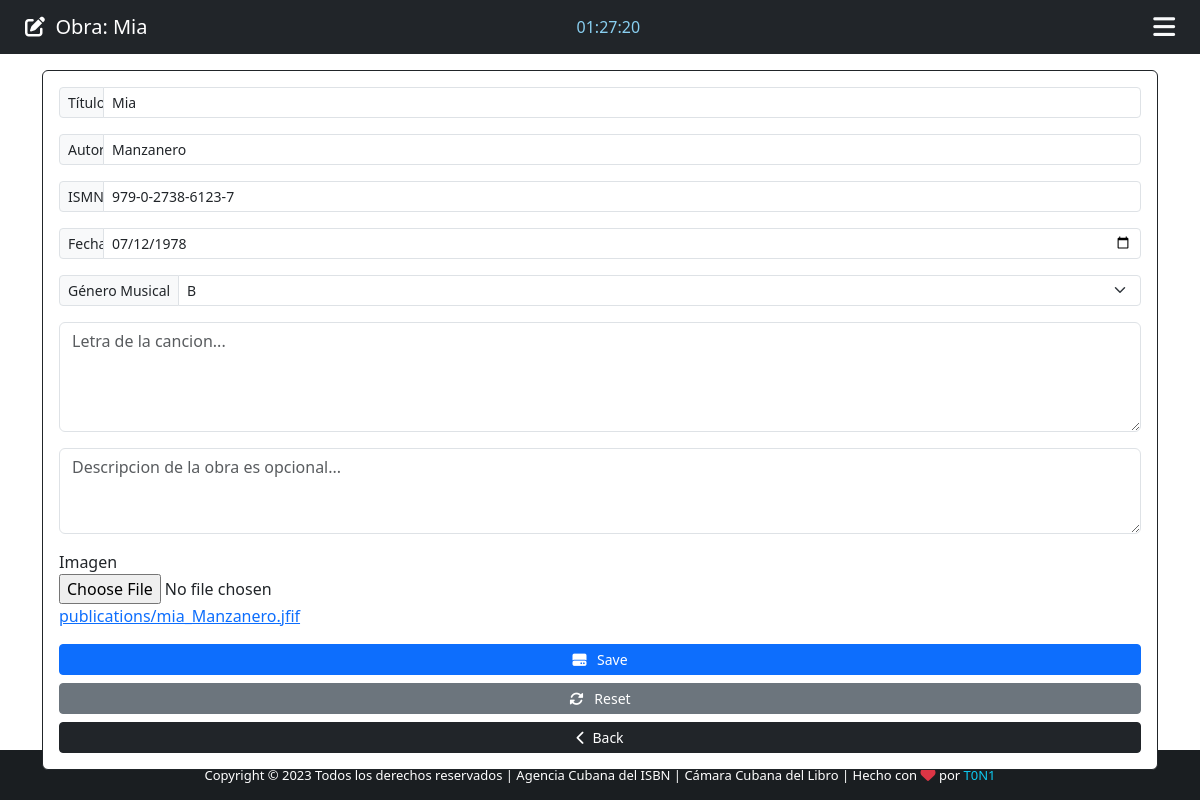
/musical_publication/2 (signed in), run on an earlier commit of the app's database.
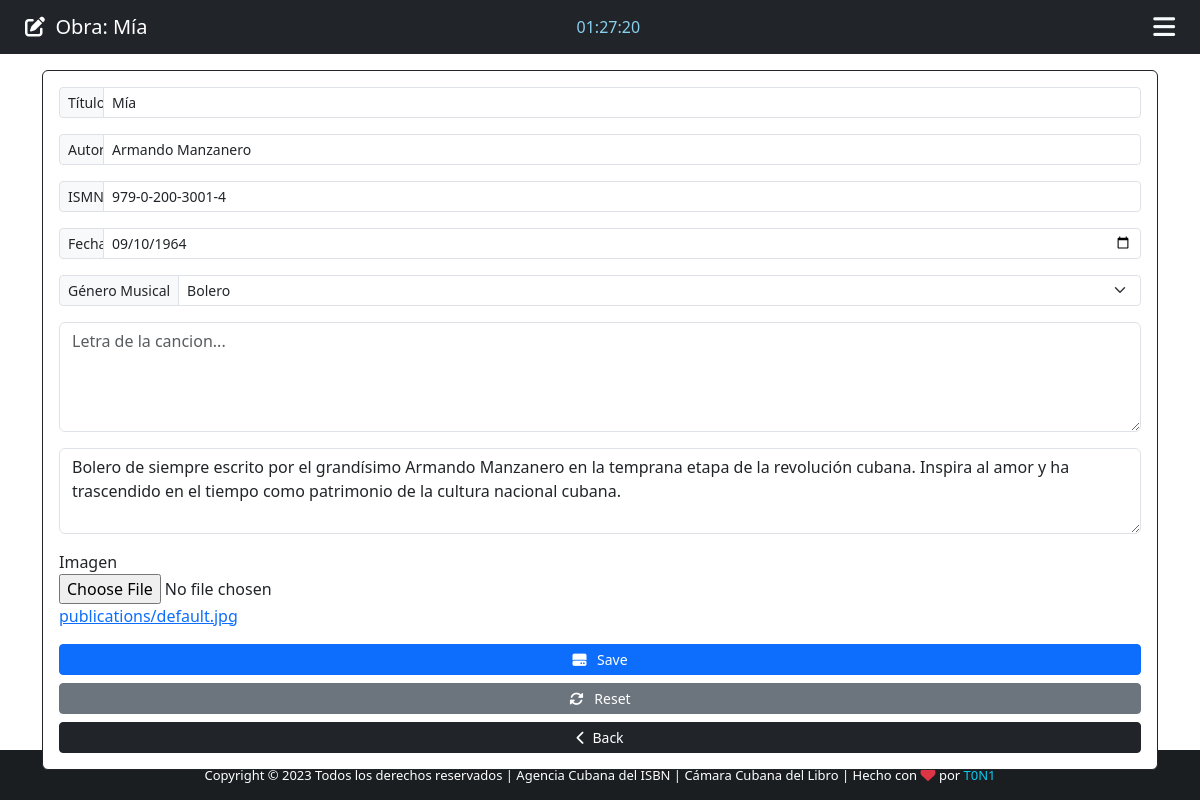
And on a later commit of the database.
### App/models.py (models this page shows, shortened)
class Musical_Publication(models.Model):
    BOLERO_GENDER = 'Bolero'
    POPULAR_BAILABLE_GENDER = 'Popular Bailable'
    MAMBO_GENDER = 'Mambo'
    CHACHACHA_GENDER = 'Chachacha'
    RUMBA_GENDER = 'Rumba'
    DANZON_GENDER = 'Danzón'
    MUSICAL_GENDER = [
        (BOLERO_GENDER, "BL"),
        (POPULAR_BAILABLE_GENDER, "PB"),
        (MAMBO_GENDER, "MB"),
        (CHACHACHA_GENDER, "CH"),
        (RUMBA_GENDER, "RB"),
        (DANZON_GENDER, "DZ"),
    ]
    id = models.IntegerField(primary_key=True)
    name = models.CharField(max_length=50)
    autor = models.CharField(max_length=100)
    editor = models.ForeignKey(Editor, on_delete=models.SET_NULL, null=True, blank=True)
    prefijo = models.OneToOneField(Prefijo, on_delete=models.PROTECT)
    ismn = models.CharField(max_length=20, unique=True)
    letra = models.FileField(upload_to="publications/letters")
    description = models.TextField(blank=True)
    imagen = models.ImageField(upload_to="publications", null=True, default="default.jpg")
    date_time = models.DateField()
    created_at = models.DateTimeField(auto_now_add=True)
    gender = models.CharField(max_length=100, null=True, choices=MUSICAL_GENDER)
    class Meta:
        verbose_name_plural = "publicaciones"

### App/views.py (the view)
# urls.py: path('musical_publication/<str:musical_publication_id>', views.musical_publication, name="edit_musical_publication"),
@cache_control(no_cache=True, must_revalidate=True, no_store=True)
@login_required(login_url="login")
def musical_publication(request, musical_publication_id):
    musical_publication = Musical_Publication.objects.get(id=musical_publication_id)
    if musical_publication:
        return render(request, "edit_publication.html", {"musical_publication": musical_publication})

### App/templates/edit_publication.html (shortened to what this page needs)
{% extends 'add_publication.html' %}
{% block navbar-content %}
    <i class="fas fa-edit"></i>&nbsp;&nbsp;Obra: {{ musical_publication.name }}
{% endblock navbar-content %}
{% block Action %} action="/edit_musical_publication/" {% endblock Action %}
{% block Value-name %} value = "{{ musical_publication.name }}" {% endblock Value-name %}
{% block Value-autor %} value = "{{ musical_publication.autor }}" {% endblock Value-autor %}
{% block Value-ismn %} value = "{{ musical_publication.ismn }}" {% endblock Value-ismn %}
{% block Value-date_time  %}{{ musical_publication.date_time | date:"Y-m-d" }}{% endblock Value-date_time %}
{% block Value-imagen %} <a href="/media/{{ musical_publication.imagen.name }}">{{ musical_publication.imagen.name }}</a>{% endblock Value-imagen %}
{% block option %} <option style="background-color: #d3d3d3; color: #0a6ebd; font-weight: bold"> {{ musical_publication.gender }} {% endblock %}
{% block Value-description %}{{ musical_publication.description }}{% endblock Value-description %}
{% block Btn-content %} <i class="fas fa-hdd">&nbsp;&nbsp;</i> Save {% endblock Btn-content %}
{% block Btn-reset %}
    <button type="reset" class="btn btn-secondary btn-sm"><i class="fas fa-sync-alt"></i>&nbsp;&nbsp; Reset</button>
 {% endblock Btn-reset %}

### App/templates/add_publication.html (shortened to what this page needs)
{% extends 'base.html' %}
{% block time %}
    <div class="col-sm">
        <span style="color: #89cff0; align-content: center" id="clock"></span>
    </div>
{% endblock time %}
{% block content %}
    <div class="container">
        <div class="row">
            <div class="col-md-12">
                <form {% block Action %} {% endblock Action %} method="POST" enctype="multipart/form-data" class="card p-3 border-dark mt-3">
                    <div class="input-group input-group-sm mb-3">
                        <span class="input-group-text side-label-form">Título</span>
                        <input type="text" class="form-control" maxlength="40" name="name" id="name" placeholder="Título de la obra" required {% block Value-name %}{% endblock Value-name %}>
                    </div>
                    <div class="input-group input-group-sm mb-3">
                        <span class="input-group-text side-label-form">Autor</span>
                        <input type="text" class="form-control" name="autor" id="autor" placeholder="Autor de la publicación" required {% block Value-autor %}{% endblock Value-autor %}>
                    </div>
                    <div class="input-group input-group-sm mb-3">
                        <span class="input-group-text side-label-form">ISMN</span>
                        <input type="text" class="form-control" maxlength="20" name="ismn" id="ismn" placeholder="International standart music number" required {% block Value-ismn %}{% endblock Value-ismn %}>
                    </div>
                    <div class="input-group input-group-sm mb-3">
                        <span class="input-group-text side-label-form">Fecha</span>
                        <input type="date" class="form-control" maxlength="20" name="date_time" id="date_time" placeholder="Fecha de creación de la obra" required value="{% block Value-date_time %}{% endblock Value-date_time %}">
                    </div>
                    <div class="input-group input-group-sm mb-3">
                        <label class="input-group-text ">Género Musical</label>
                        <select class="form-select" name="gender" id="gender" required>
                            {% block option %}{% endblock %}
                            <option disabled></option>
                        </select>
                    </div>
                    <div class="form-group mb-3">
                      <textarea class="form-control text-sm" name="letter_contain" maxlength="1000" id="letter_contain" rows="4" cols="6" placeholder="Letra de la cancion...">{% block Value-letter %}{% endblock Value-letter %}</textarea>
                    </div>
                    <div class="form-group mb-3">
                      <textarea class="form-control text-sm" name="description" maxlength="1000" id="letter_contain" rows="3" cols="5" placeholder="Descripcion de la obra es opcional...">{% block Value-description %}{% endblock Value-description %}</textarea>
                    </div>
                    <div id="div_id_imagen" class="form-group">
                        <label for="id_imagen">Imagen</label>
                        <div><input type="file" name="imagen" id="id_imagen" accept="image/*" class="clearable-file-input form-control-file"></div>{% block Value-imagen %}{% endblock Value-imagen%}
                    </div>
                    <div class="d-grid gap-2 mt-3">
                        <button type="submit" class="btn btn-primary btn-sm">
                            {% block Btn-content %} <i class="fas fa-plus">&nbsp;&nbsp;</i>Add {% endblock Btn-content %}
                        </button>
                        {% block Btn-reset %} {% endblock Btn-reset %}
                        <a href="{% url 'backend_editores' %}" class="btn btn-dark btn-sm"><i class="fas fa-chevron-left"></i>&nbsp;&nbsp;Back</a>
                    </div>
                </form>
            </div>
        </div>
    </div>
{% endblock content %}

What changed in the data, as far as the page shows it:
changed Musical_Publication: name "Mia" → "Mía"; autor "Manzanero" → "Armando Manzanero"; ismn "979-0-2738-6123-7" → "979-0-200-3001-4"; date_time "07/12/1978" → "09/10/1964"; gender "B" → "Bolero"; description (not shown) → "Bolero de siempre escrito por el grandísimo Armando Manzanero en la temprana etapa de la revolución cubana. Inspira al amor y ha trascendido en el tiempo como patrimonio de la cultura nacional cubana."; imagen.name "publications/mia_Manzanero.jfif" → "publications/default.jpg"
